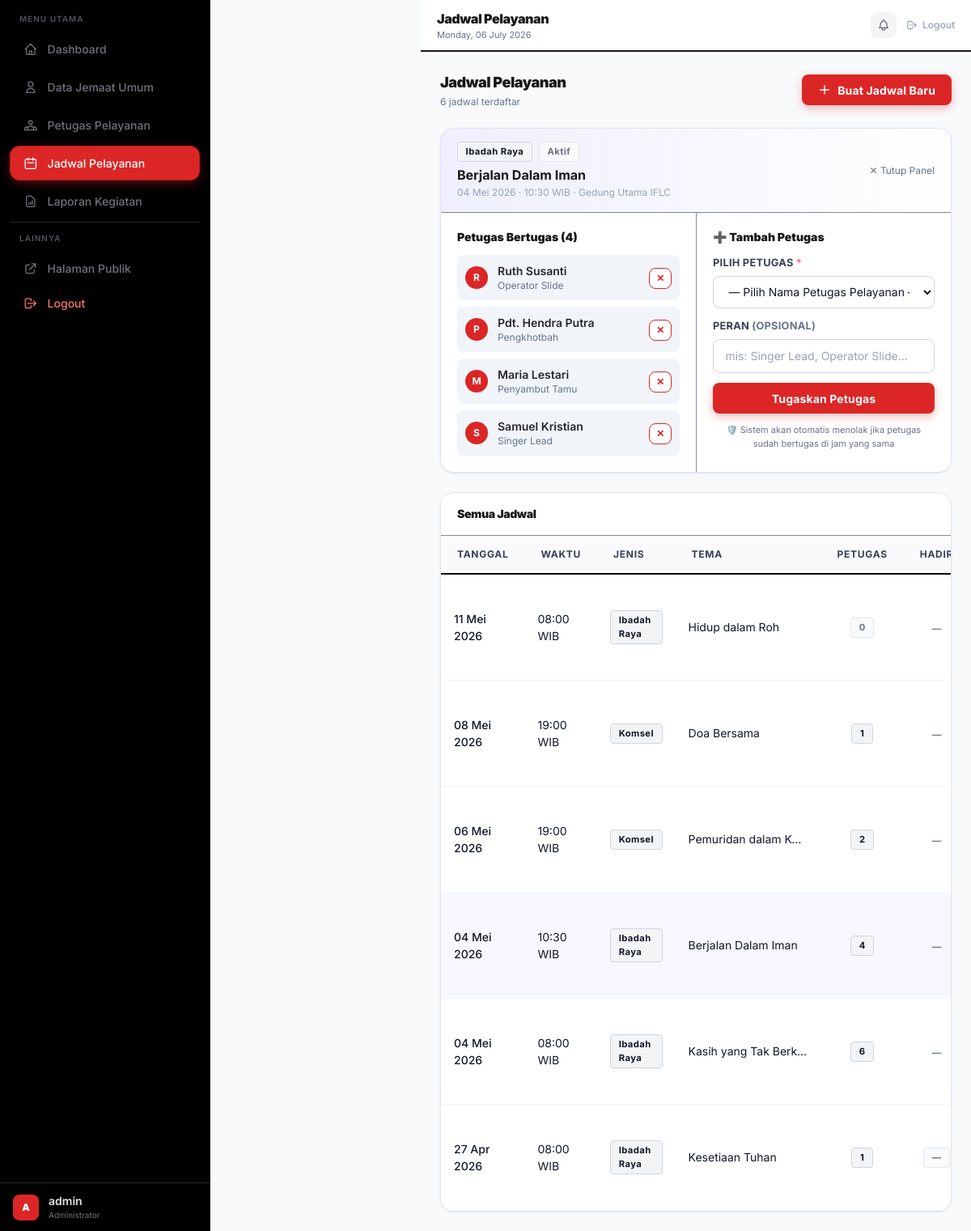
The app's page /manajemen-iflc/jadwal.php?detail=2 (signed in) with its own data.
### tables this page shows
CREATE TABLE `jadwal_ibadah` (
    `id_jadwal`    INT UNSIGNED                         NOT NULL AUTO_INCREMENT,
    `tanggal`      DATE                                 NOT NULL,
    `waktu`        TIME                                 NOT NULL,
    `jenis_ibadah` ENUM('Ibadah Raya','Komsel')         NOT NULL,
    `tema`         VARCHAR(200)                         DEFAULT NULL COMMENT 'Tema khotbah / komsel',
    `lokasi`       VARCHAR(200)                         DEFAULT NULL,
    `status`       ENUM('Aktif','Selesai','Dibatalkan') NOT NULL DEFAULT 'Aktif',
    `jumlah_hadir` INT UNSIGNED                         NOT NULL DEFAULT 0 COMMENT 'Total jemaat yang hadir',
    `created_at`   TIMESTAMP                            NOT NULL DEFAULT CURRENT_TIMESTAMP,
    `updated_at`   TIMESTAMP                            NOT NULL DEFAULT CURRENT_TIMESTAMP ON UPDATE CURRENT_TIMESTAMP,
    PRIMARY KEY (`id_jadwal`),
    INDEX `idx_jadwal_tanggal`  (`tanggal`),
    INDEX `idx_jadwal_jenis`    (`jenis_ibadah`),
    INDEX `idx_jadwal_status`   (`status`)
);

CREATE TABLE `detail_jadwal` (
    `id_detail`  INT UNSIGNED NOT NULL AUTO_INCREMENT,
    `id_jadwal`  INT UNSIGNED NOT NULL,
    `id_jemaat`  INT UNSIGNED NOT NULL,
    `peran`      VARCHAR(100) DEFAULT NULL COMMENT 'Peran spesifik, mis: Singer, Operator Slide',
    `created_at` TIMESTAMP    NOT NULL DEFAULT CURRENT_TIMESTAMP,
    PRIMARY KEY (`id_detail`),
    UNIQUE  KEY `uq_detail_jadwal_jemaat` (`id_jadwal`, `id_jemaat`),
    INDEX   `idx_detail_jadwal`  (`id_jadwal`),
    INDEX   `idx_detail_jemaat`  (`id_jemaat`),
    CONSTRAINT `fk_detail_jadwal`
        FOREIGN KEY (`id_jadwal`) REFERENCES `jadwal_ibadah` (`id_jadwal`)
        ON UPDATE CASCADE ON DELETE CASCADE,
    CONSTRAINT `fk_detail_jemaat`
        FOREIGN KEY (`id_jemaat`) REFERENCES `jemaat` (`id_jemaat`)
        ON UPDATE CASCADE ON DELETE CASCADE
);

CREATE TABLE `jemaat` (
    `id_jemaat`    INT UNSIGNED    NOT NULL AUTO_INCREMENT,
    `id_divisi`    INT UNSIGNED    NOT NULL,
    `nama_lengkap` VARCHAR(150)    NOT NULL,
    `no_telepon`   VARCHAR(20)     DEFAULT NULL,
    `created_at`   TIMESTAMP       NOT NULL DEFAULT CURRENT_TIMESTAMP,
    `updated_at`   TIMESTAMP       NOT NULL DEFAULT CURRENT_TIMESTAMP ON UPDATE CURRENT_TIMESTAMP,
    PRIMARY KEY (`id_jemaat`),
    INDEX `idx_jemaat_divisi` (`id_divisi`),
    CONSTRAINT `fk_jemaat_divisi`
        FOREIGN KEY (`id_divisi`) REFERENCES `divisi` (`id_divisi`)
        ON UPDATE CASCADE ON DELETE RESTRICT
);

### manajemen-iflc/jadwal.php (the view, shortened to what this page needs)
<?php
$pdo = db();
$detailId   = (int)($_GET['detail'] ?? 0);
$allJadwal  = $pdo->query('
    SELECT ji.*, COUNT(dj.id_detail) AS jml_petugas
    FROM jadwal_ibadah ji
    LEFT JOIN detail_jadwal dj ON dj.id_jadwal = ji.id_jadwal
    GROUP BY ji.id_jadwal
    ORDER BY ji.tanggal DESC, ji.waktu DESC
')->fetchAll();
$detailJadwal   = null;
$petugasJadwal  = [];
if ($detailId > 0) {
    $s = $pdo->prepare('SELECT * FROM jadwal_ibadah WHERE id_jadwal=?');
    $s->execute([$detailId]);
    $detailJadwal = $s->fetch();
    $s2 = $pdo->prepare('
        SELECT dj.id_detail, dj.peran, j.nama_lengkap, d.nama_divisi
        FROM detail_jadwal dj
        JOIN jemaat j ON j.id_jemaat = dj.id_jemaat
        JOIN divisi d ON d.id_divisi  = j.id_divisi
        WHERE dj.id_jadwal = ?
        ORDER BY d.nama_divisi, j.nama_lengkap
    ');
    $s2->execute([$detailId]);
    $petugasJadwal = $s2->fetchAll();
}
function fmtTgl(string $d): string {
    $bln=['','Jan','Feb','Mar','Apr','Mei','Jun','Jul','Agu','Sep','Okt','Nov','Des'];
    $ts=strtotime($d);
    return date('d',$ts).' '.$bln[(int)date('n',$ts)].' '.date('Y',$ts);
}
include __DIR__ . '/includes/header.php';
?>
<div class="flex flex-wrap items-center justify-between gap-3 mb-6">
    <div>
        <h2 class="text-lg font-black text-zinc-900 tracking-tight">Jadwal Pelayanan</h2>
        <p class="text-xs text-slate-500 mt-0.5"><?= count($allJadwal) ?> jadwal terdaftar</p>
    </div>
    <button onclick="openJadwalModal()" class="btn-primary flex items-center gap-2">
        <svg class="w-4 h-4" fill="none" viewBox="0 0 24 24" stroke="currentColor">
            <path stroke-linecap="round" stroke-linejoin="round" stroke-width="2" d="M12 4v16m8-8H4"/>
        </svg>
        Buat Jadwal Baru
    </button>
</div>
<?php if ($detailJadwal): ?>
<div class="glass-card rounded-2xl overflow-hidden mb-6 border border-indigo-500/20">
    <div class="flex flex-wrap items-center justify-between gap-3 px-5 py-4
                bg-gradient-to-r from-indigo-500/10 to-transparent border-b border-slate-700/60">
        <div>
            <div class="flex items-center gap-2 mb-1">
                <span class="badge badge-purple"><?= htmlspecialchars($detailJadwal['jenis_ibadah']) ?></span>
                <span class="badge badge-gray"><?= $detailJadwal['status'] ?></span>
            </div>
            <p class="font-bold text-zinc-900">
                <?= $detailJadwal['tema'] ? htmlspecialchars($detailJadwal['tema']) : 'Jadwal Ibadah' ?>
            </p>
            <p class="text-xs text-slate-400 mt-0.5">
                <?= fmtTgl($detailJadwal['tanggal']) ?> · <?= substr($detailJadwal['waktu'],0,5) ?> WIB
                <?= $detailJadwal['lokasi'] ? ' · ' . htmlspecialchars($detailJadwal['lokasi']) : '' ?>
            </p>
        </div>
        <a href="jadwal.php" class="text-xs text-slate-500 hover:text-zinc-900 transition-colors">✕ Tutup Panel</a>
    </div>
    <div class="grid grid-cols-1 md:grid-cols-2 gap-0 md:divide-x divide-slate-700/60">
        <div class="p-5">
            <h3 class="text-sm font-black text-zinc-900 mb-3">
                Petugas Bertugas (<?= count($petugasJadwal) ?>)
            </h3>
            <?php if (empty($petugasJadwal) && !$detailJadwal['pembicara_tamu']): ?>
            <p class="text-xs text-slate-500 italic">Belum ada petugas ditugaskan.</p>
            <?php elseif (!empty($petugasJadwal)): ?>
            <div class="space-y-2">
                <?php foreach ($petugasJadwal as $p): ?>
                <div class="flex items-center gap-3 p-2.5 rounded-lg bg-slate-100">
                    <div class="w-7 h-7 rounded-full flex items-center justify-center
                                text-xs font-bold text-white flex-shrink-0" style="background:#dc2626">
                        <?= mb_strtoupper(mb_substr($p['nama_lengkap'],0,1)) ?>
                    </div>
                    <div class="flex-1 min-w-0">
                        <p class="text-sm font-semibold text-zinc-800 truncate"><?= htmlspecialchars($p['nama_lengkap']) ?></p>
                        <p class="text-xs text-slate-500">
                            <?= htmlspecialchars($p['peran'] ?: $p['nama_divisi']) ?>
                        </p>
                    </div>
                    <form method="POST">
                        <button type="submit" class="btn-danger !py-1 !px-2 !text-xs"
                                onclick="return confirm('Hapus petugas ini dari jadwal?')">✕</button>
                    </form>
                </div>
                <?php endforeach; ?>
            </div>
            <?php endif; ?>
        </div>
        <div class="p-5">
            <h3 class="text-sm font-black text-zinc-900 mb-3">➕ Tambah Petugas</h3>
            <form method="POST" class="space-y-3">
                <div>
                    <label class="form-label">Pilih Petugas <span class="text-red-400">*</span></label>
                    <select name="id_jemaat" class="form-select" required>
                        <option value="">— Pilih Nama Petugas Pelayanan —</option>
                    </select>
                </div>
                <div>
                    <label class="form-label">Peran <span class="text-slate-500">(opsional)</span></label>
                    <input type="text" name="peran" class="form-input"
                           placeholder="mis: Singer Lead, Operator Slide…" />
                </div>
                <button type="submit" class="btn-primary w-full mt-1">
                    Tugaskan Petugas
                </button>
                <p class="text-[11px] text-slate-500 text-center">
                    🛡️ Sistem akan otomatis menolak jika petugas sudah bertugas di jam yang sama
                </p>
            </form>
        </div>
    </div>
</div>
<?php endif; ?>
<div class="glass-card rounded-2xl overflow-hidden">
    <div class="px-5 py-4 border-b border-slate-700/60">
        <h3 class="text-sm font-black text-zinc-900 tracking-tight">Semua Jadwal</h3>
    </div>
    <?php if (empty($allJadwal)): ?>
    <div class="p-10 text-center text-slate-500 text-sm">Belum ada jadwal. Klik "Buat Jadwal Baru".</div>
    <?php else: ?>
    <div class="overflow-x-auto">
        <table class="data-table w-full">
            <thead>
                <tr>
                    <th class="px-5 py-3.5 text-left">Tanggal</th>
                    <th class="px-5 py-3.5 text-left">Waktu</th>
                    <th class="px-5 py-3.5 text-left">Jenis</th>
                    <th class="px-5 py-3.5 text-left">Tema</th>
                    <th class="px-5 py-3.5 text-center">Petugas</th>
                    <th class="px-5 py-3.5 text-center">Hadir</th>
                </tr>
            </thead>
            <tbody>
            <?php foreach ($allJadwal as $j): ?>
                <tr class="<?= $detailId===$j['id_jadwal'] ? 'bg-indigo-500/5' : '' ?>">
                    <td class="px-5 font-medium text-zinc-800"><?= fmtTgl($j['tanggal']) ?></td>
                    <td class="px-5 text-slate-600"><?= substr($j['waktu'],0,5) ?> WIB</td>
                    <td class="px-5">
                        <span class="badge badge-purple"><?= htmlspecialchars($j['jenis_ibadah']) ?></span>
                    </td>
                    <td class="px-5 text-slate-600 text-sm max-w-[180px] truncate">
                        <?= $j['tema'] ? htmlspecialchars($j['tema']) : '—' ?>
                    </td>
                    <td class="px-5 text-center">
                        <span class="badge <?= $j['jml_petugas']>0 ? 'badge-purple' : 'badge-gray' ?>">
                            <?= $j['jml_petugas'] ?>
                        </span>
                    </td>
                    <td class="px-5 text-center">
                        <?php if ($j['jumlah_hadir'] > 0): ?>
                            <span class="badge badge-amber" title="Jumlah hadir">
                                <?= number_format($j['jumlah_hadir']) ?>
                            </span>
                        <?php elseif ($j['status'] === 'Selesai'): ?>
                            <span class="badge badge-gray">—</span>
                        <?php else: ?>
                            <span class="text-slate-600 text-xs">—</span>
                        <?php endif; ?>
                    </td>
                </tr>
            <?php endforeach; ?>
            </tbody>
        </table>
    </div>
    <?php endif; ?>
</div>
<?php include __DIR__ . '/includes/footer.php'; ?>

### manajemen-iflc/includes/header.php (style rules this page uses)
*, *::before, *::after { box-sizing: border-box; }
html, body { height: 100%; }
body { font-family:'Inter',sans-serif; background:#f8fafc; color:#09090b; }
.glass-card { background:#ffffff; border:1px solid #e2e8f0; box-shadow: 0 1px 3px rgba(0,0,0,.06), 0 1px 2px rgba(0,0,0,.04); }
.data-table thead th { background:#f8fafc; font-size:.75rem; font-weight:700; text-transform:uppercase; letter-spacing:.06em; color:#374151; border-bottom:2px solid #09090b; }
.data-table tbody tr { border-bottom:1px solid #f1f5f9; transition:background .15s; }
.data-table tbody td { padding:.75rem 1rem; font-size:.875rem; color:#111827; }
.badge { display:inline-flex;align-items:center;gap:.25rem; font-size:.7rem;font-weight:700;padding:.2rem .6rem; border-radius:4px;letter-spacing:.04em; }
.badge-purple { background:#f3f4f6; color:#111827; border:1px solid #d1d5db; }
.badge-gray { background:#f9fafb; color:#6b7280; border:1px solid #e5e7eb; }
.btn-primary { background:#dc2626; color:#fff; border:none; padding:.55rem 1.25rem; border-radius:.5rem; font-size:.875rem; font-weight:700; cursor:pointer; transition:all .18s ease; box-shadow:0 4px 12px rgba(220,38,38,.3); letter-spacing:.01em; }
.btn-danger { background:#fff; color:#dc2626; border:1.5px solid #dc2626; padding:.45rem .85rem; border-radius:.5rem; font-size:.8rem; font-weight:600; cursor:pointer; transition:all .18s ease; }
.form-input, .form-select { width:100%; background:#fff; border:1.5px solid #d1d5db; color:#111827; border-radius:.5rem; padding:.6rem .9rem; font-size:.875rem; transition:border-color .18s,box-shadow .18s; font-family:'Inter',sans-serif; }
.form-label { display:block; font-size:.8rem; font-weight:700; color:#374151; margin-bottom:.4rem; letter-spacing:.02em; text-transform:uppercase; }

### records on screen
jadwal_ibadah: jenis_ibadah "Ibadah Raya", status "Aktif", tema "Berjalan Dalam Iman", tanggal "04 Mei 2026", waktu "10:30", lokasi "Gedung Utama IFLC", jml_petugas "4"
detail_jadwal: id_jemaat.nama_lengkap "R", id_jemaat.nama_lengkap "Ruth Susanti", peran "Operator Slide"
detail_jadwal: id_jemaat.nama_lengkap "P", id_jemaat.nama_lengkap "Pdt. Hendra Putra", peran "Pengkhotbah"
detail_jadwal: id_jemaat.nama_lengkap "M", id_jemaat.nama_lengkap "Maria Lestari", peran "Penyambut Tamu"
detail_jadwal: id_jemaat.nama_lengkap "S", id_jemaat.nama_lengkap "Samuel Kristian", peran "Singer Lead"
jadwal_ibadah: tanggal "11 Mei 2026", waktu "08:00", jenis_ibadah "Ibadah Raya", tema "Hidup dalam Roh", jml_petugas "0"
jadwal_ibadah: tanggal "08 Mei 2026", waktu "19:00", jenis_ibadah "Komsel", tema "Doa Bersama", jml_petugas "1"
jadwal_ibadah: tanggal "06 Mei 2026", waktu "19:00", jenis_ibadah "Komsel", tema "Pemuridan dalam K…", jml_petugas "2"
jadwal_ibadah: tanggal "04 Mei 2026", waktu "08:00", jenis_ibadah "Ibadah Raya", tema "Kasih yang Tak Berk…", jml_petugas "6"
jadwal_ibadah: tanggal "27 Apr 2026", waktu "08:00", jenis_ibadah "Ibadah Raya", tema "Kesetiaan Tuhan", jml_petugas "1"

### other values on screen
$menu['label'] "Dashboard"
$menu['label'] "Data Jemaat Umum"
$menu['label'] "Petugas Pelayanan"
$menu['label'] "Jadwal Pelayanan"
$menu['label'] "Laporan Kegiatan"
mb_strtoupper(mb_substr($adminUser, 0, 1)) "A"
$adminUser "admin"
$pageTitle "Jadwal Pelayanan"
count($allJadwal) "6"
count($petugasJadwal) "4"
